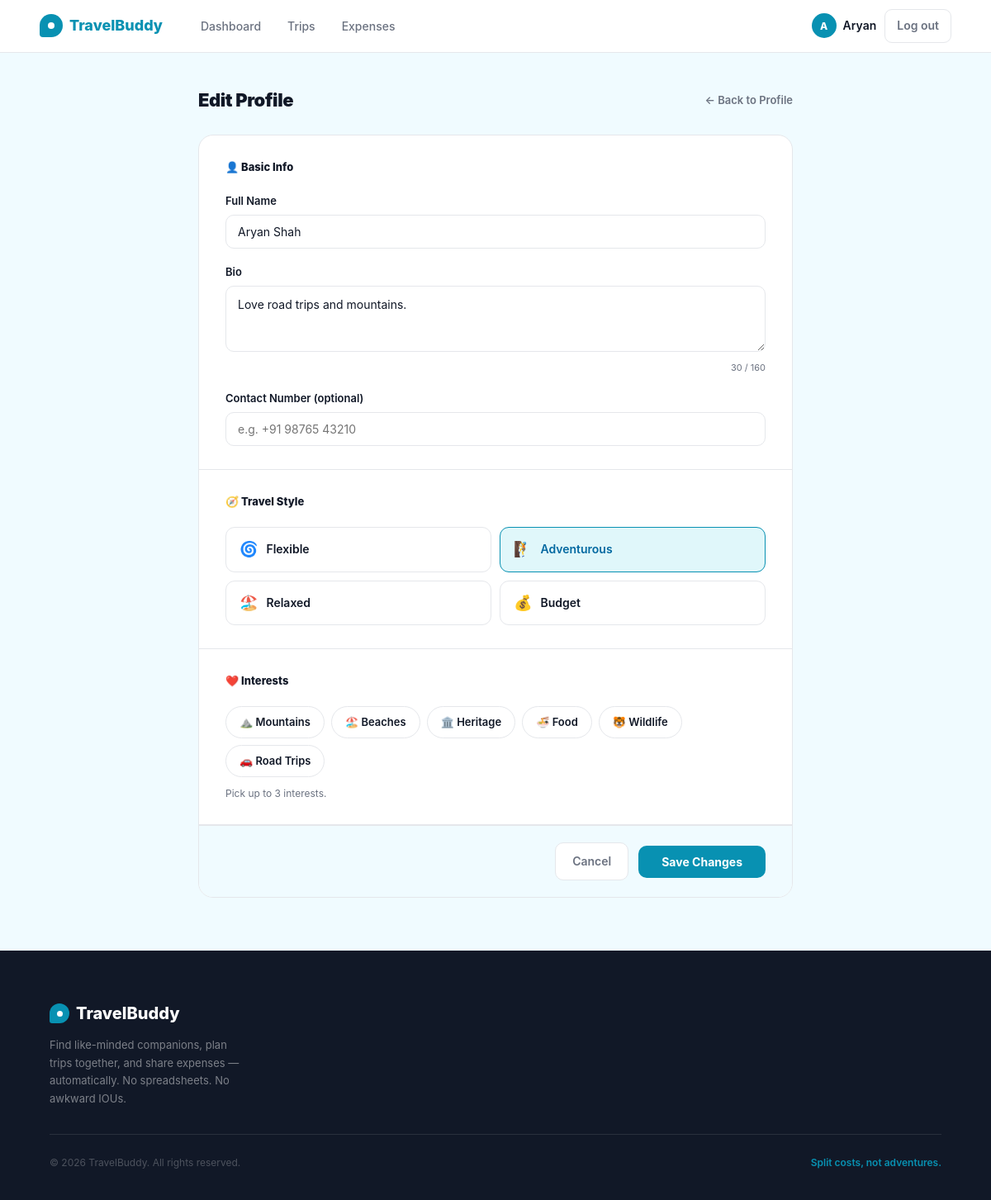
/profile/edit (signed in), run on the app's committed database.
### app/models.py (models this page shows, shortened)
class User(db.Model, UserMixin):
    __tablename__ = 'users'
    id             = db.Column(db.Integer, primary_key=True)
    name           = db.Column(db.String(100), nullable=False)
    email          = db.Column(db.String(150), unique=True, nullable=False)
    password_hash  = db.Column(db.String(255), nullable=False)
    travel_style   = db.Column(db.String(50), default='flexible')
    bio            = db.Column(db.Text, default='')
    interests      = db.Column(db.String(255), default='')
    phone          = db.Column(db.String(20), default='')
    created_at     = db.Column(db.DateTime, default=lambda: datetime.now(timezone.utc))
    api_key        = db.Column(db.String(64), unique=True, nullable=True, index=True)
    def interests_list(self):
        return [i.strip() for i in self.interests.split(',') if i.strip()] if self.interests else []
    owned_trips    = db.relationship('Trip', back_populates='owner', lazy='dynamic')
    memberships    = db.relationship('TripMember', back_populates='user', lazy='dynamic')
    expenses_paid  = db.relationship('Expense', back_populates='paid_by', lazy='dynamic')

### app/profile/routes.py (the view, shortened to what this page needs)
@profile.route('/profile/edit', methods=['GET', 'POST'])
@login_required
def edit():
    form = ProfileForm(obj=current_user)
    selected_interests = current_user.interests_list()
    return render_template('profile/edit.html',
                           form=form,
                           all_interests=INTERESTS,
                           selected_interests=selected_interests)

### app/profile/forms.py
class ProfileForm(FlaskForm):
    name = StringField('Full Name', validators=[
        DataRequired(message='Name is required.'),
        Length(min=2, max=100, message='Name must be between 2 and 100 characters.')
    ])
    bio = TextAreaField('Bio', validators=[
        Optional(),
        Length(max=160, message='Bio must be 160 characters or fewer.')
    ])
    travel_style = SelectField('Travel Style', choices=TRAVEL_STYLES, validators=[
        DataRequired()
    ])
    phone = StringField('Contact Number (optional)', validators=[
        Optional(),
        Regexp(r'^[0-9+\-\s]{7,15}$', message='Enter a valid phone number.')
    ])
    submit = SubmitField('Save Changes')

### app/models.py (called while the page is built)
@login_manager.user_loader
def load_user(user_id):
    return db.session.get(User, int(user_id))

### app/templates/profile/edit.html (shortened to what this page needs)
{% extends "base.html" %}
{% block content %}
<div class="profile-page">
  <div class="profile-inner">
    <div class="page-header">
      <h1 class="page-title">Edit Profile</h1>
      <a href="{{ url_for('profile.view') }}" class="btn-back">← Back to Profile</a>
    </div>
    <form method="POST" action="{{ url_for('profile.edit') }}" novalidate id="profileForm">
      <div class="edit-card">
        <div class="edit-section">
          <div class="edit-section-title">👤 Basic Info</div>
          <div class="form-group">
            {{ form.name.label }}
            {{ form.name(placeholder="Your full name",
                         class="input-error" if form.name.errors else "") }}
          </div>
          <div class="form-group">
            {{ form.bio.label }}
            {{ form.bio(placeholder="e.g. Solo traveller from Surat who loves mountains and street food.",
                        maxlength=160,
                        class="input-error" if form.bio.errors else "",
                        id="bioField") }}
            <div class="char-hint"><span id="charCount">0</span> / 160</div>
          </div>
          <div class="form-group">
            {{ form.phone.label }}
            {{ form.phone(placeholder="e.g. +91 98765 43210", class="input-error" if form.phone.errors else "") }}
          </div>
        </div>
        <div class="edit-section">
          <div class="edit-section-title">🧭 Travel Style</div>
          <div class="style-options">
            {% set style_meta = [
              ('flexible',    '🌀', 'Flexible'),
              ('adventurous', '🧗', 'Adventurous'),
              ('relaxed',     '🏖️', 'Relaxed'),
              ('budget',      '💰', 'Budget'),
            ] %}
            {% for value, icon, label in style_meta %}
              <div class="style-option">
                <label for="style_{{ value }}" class="style-label">
                  <span class="style-icon">{{ icon }}</span>
                  {{ label }}
                </label>
              </div>
            {% endfor %}
          </div>
        </div>
        <div class="edit-section">
          <div class="edit-section-title">❤️ Interests</div>
          {% set interest_icons = {
            'Mountains':  '⛰️',
            'Beaches':    '🏖️',
            'Heritage':   '🏛️',
            'Food':       '🍜',
            'Wildlife':   '🐯',
            'Road Trips': '🚗'
          } %}
          <div class="interest-options" id="interestGroup">
            {% for interest in all_interests %}
              <div class="interest-option">
                <label for="int_{{ loop.index }}" class="interest-label">
                  {{ interest_icons.get(interest, '✨') }} {{ interest }}
                </label>
              </div>
            {% endfor %}
          </div>
          <p class="interest-hint">Pick up to 3 interests.</p>
        </div>
        <div class="edit-actions">
          <a href="{{ url_for('profile.view') }}" class="btn-cancel">Cancel</a>
          <button type="submit" class="btn-save">Save Changes</button>
        </div>
      </div>
    </form>
  </div>
</div>
{% endblock %}

### app/templates/base.html (shortened to what this page needs)
<!DOCTYPE html>
<html lang="en">
<head>
</head>
<body>
<nav>
  <a href="{{ url_for('main.home') }}" class="logo">
    <div class="logo-icon"></div>
    TravelBuddy
  </a>
  {% if current_user.is_authenticated %}
    <ul class="nav-links">
      <li><a href="{{ url_for('dashboard.index') }}" {% if request.endpoint == 'dashboard.index' %}class="active"{% endif %}>Dashboard</a></li>
      <li><a href="{{ url_for('trips.index') }}" {% if request.endpoint and request.endpoint.startswith('trips.') %}class="active"{% endif %}>Trips</a></li>
      <li><a href="{{ url_for('expenses.my_expenses') }}" {% if request.endpoint == 'expenses.my_expenses' %}class="active"{% endif %}>Expenses</a></li>
    </ul>
    <div class="nav-right">
      <div class="nav-user">
        <div class="nav-avatar">{{ current_user.name[0].upper() }}</div>
        <a href="{{ url_for('profile.view') }}" style="color:inherit;">{{ current_user.name.split()[0] }}</a>
      </div>
      <a href="{{ url_for('auth.logout') }}" class="btn-logout">Log out</a>
    </div>
  {% endif %}
</nav>
{% block content %}{% endblock %}
<footer>
  <div class="footer-inner">
    <div class="footer-top">
      <div class="footer-brand">
        <div class="footer-logo">
          <div class="footer-logo-icon"></div>
          TravelBuddy
        </div>
        <p>Find like-minded companions, plan trips together, and share expenses — automatically. No spreadsheets. No awkward IOUs.</p>
      </div>
    </div>
    <div class="footer-bottom">
      <p class="footer-copy">© 2026 TravelBuddy. All rights reserved.</p>
      <p class="footer-tagline-bottom">Split costs, not adventures.</p>
    </div>
  </div>
</footer>
</body>
</html>

### data on the page
User: name "A", name "Aryan", name "Aryan Shah", bio "Love road trips and mountains."

### other printed values
{{ icon }} "🌀" "🧗" "🏖️" "💰"
{{ label }} "Flexible" "Adventurous" "Relaxed" "Budget"
{{ interest_icons.get(interest, '✨') }} "⛰️" "🏖️" "🏛️" "🍜" "🐯" "🚗"
{{ interest }} "Mountains" "Beaches" "Heritage" "Food" "Wildlife" "Road Trips"
